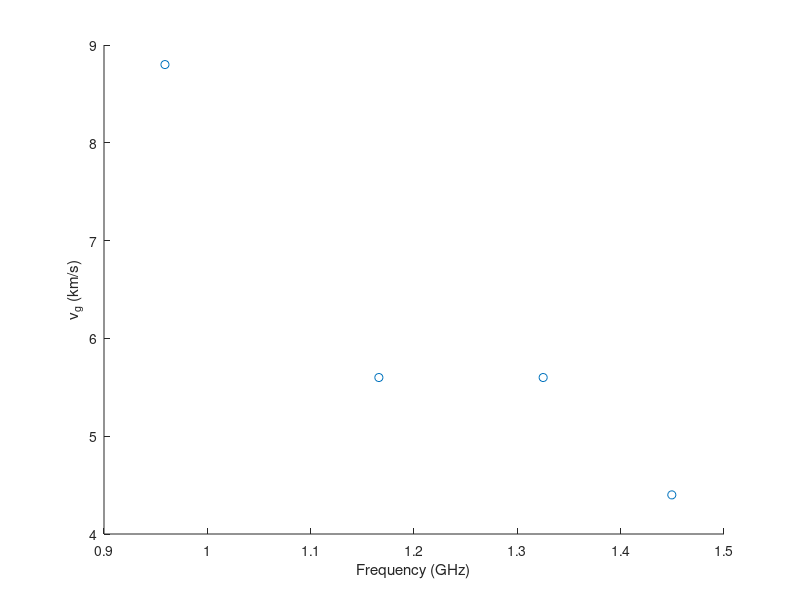

Reproduce this figure in MATLAB. (Note: this script raises an error after producing the figure.)
close all
clear

F = dir('*.txt');

xdata = zeros(512, length(F));
ydata1 = xdata;
ydata2 = xdata;

for k = 1:length(F)  
   read = dlmread(F(k).name);
  
   xdata(:,k) = read(:,1);
   ydata1(:,k) = read(:,6);
   ydata2(:,k) = read(:,2);
   
   figure
   plot(xdata(:,k), ydata1(:,k))
   xlabel('Frequency (GHz)')
   ylabel('Re(permeability)')
   title(F(k).name)
   
   figure
   plot(xdata(:,k), ydata2(:,k))
   xlabel('Frequency (GHz)')
   ylabel('Amplitude (arb. units)')
   title(F(k).name)
   
end


df = [.948-.970, 1.159-1.173, 1.318-1.332, 1.444-1.455; ...
    1.047 - 1.068, 1.244-1.258, 1.391-1.402, 1.511-1.521; ...
    1.138-1.159, 1.321-1.335, 1.462-1.472, 1.578-1.585; ...
    1.223-1.244, 1.395-1.409, 1.529-1.539, 1.641-1.648; ...
    1.304-1.321, 1.469-1.479, 1.595-1.606, 1.701-1.708]*(-2)/1; % MHz

cf = [.948+.970, 1.159+1.173, 1.318+1.332, 1.444+1.455; ...
    1.047+1.068, 1.244+1.258, 1.391+1.402, 1.511+1.521; ...
    1.138+1.159, 1.321+1.335, 1.462+1.472, 1.578+1.585; ...
    1.223+1.244, 1.395+1.409, 1.529+1.539, 1.641+1.648; ...
    1.304+1.321, 1.469+1.479, 1.595+1.606, 1.701+1.708]/2;

x = 200; % \mum
vg = df * x;

for l=1:5
    
    figure
    scatter(cf(l,:), vg(l,:))
    xlabel('Frequency (GHz)')
    ylabel('v_g (km/s)')
    title(F(l).name)
end

vgg = [8.4, 5.6, 4.0, 2.8];
cff = [1.1485, 1.328, 1.4670, 1.5815];
h2 = figure;
hold on
box on
scatter(cff, vgg, 'r')
xlabel('Frequency (GHz)')
ylabel('v_g (km/s)')
set(h2,'Units','Inches');
pos = get(h2,'Position');
set(h2,'PaperPositionMode','Auto','PaperUnits','Inches','PaperSize',[pos(3), pos(4)])
print(h2,'filename','-dpdf','-r0')
set(gca,'FontSize',11.5)

% df5 = [1.138 - 1.159, 1.335 - 1.346, 1.462 - 1.472, 1.578 - 1.585]*(-2); % Differential f, GHz
% cf5 = [1.159 + 1.138, 1.335 + 1.346, 1.462 + 1.472, 1.578 + 1.585]/2; % Central f
% 
% 
% vg5 = df5 * x; % m/s
% 
% figure
% scatter(cf5, vg5)
% xlabel('Frequency (GHz)')
% ylabel('v_g (km/s)')
% 
% alpha = 2.43 * 10^(-4);
% 
% ld5 =vg5./(2*pi*alpha*cf5*10^9) ; % Propagation length, mm
% 
% figure
% scatter(cf5, 10^6*ld5)
% xlabel('Frequency (GHz)')
% ylabel('l_d (mm)')

h1 = figure;
hold on
box on
plot(xdata(:,3), ydata1(:,3))
xlabel('Frequency (GHz)')
ylabel('Re(permeability)')
set(h1,'Units','Inches');
pos = get(h1,'Position');
set(h1,'PaperPositionMode','Auto','PaperUnits','Inches','PaperSize',[pos(3), pos(4)])
print(h1,'filename','-dpdf','-r0')
set(gca,'FontSize',11.5)
xlim([0.4, 2.2])


